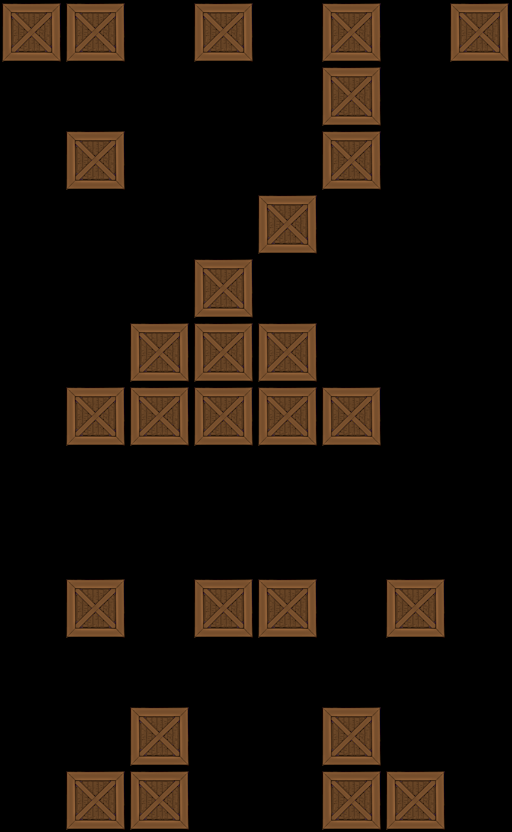

The image is a tile-based game level rendered from a .tmx file. Its description and source (layers, tilesets, objects; grid data summarised) follow:
An orthogonal 8x13 tile map with 64x64 px tiles, 1 tile layer (Tile Layer 1).

<map version="1.0" orientation="orthogonal" width="8" height="13" tilewidth="64" tileheight="64">
 <tileset firstgid="1" name="crate" tilewidth="64" tileheight="64">
  <image source="../../crate.png" width="64" height="64" />
 </tileset>
 <layer name="Tile Layer 1" width="8" height="13">
  <data>[104 cells, 28 non-empty, 1 distinct tile ids]</data>
 </layer>
</map>
